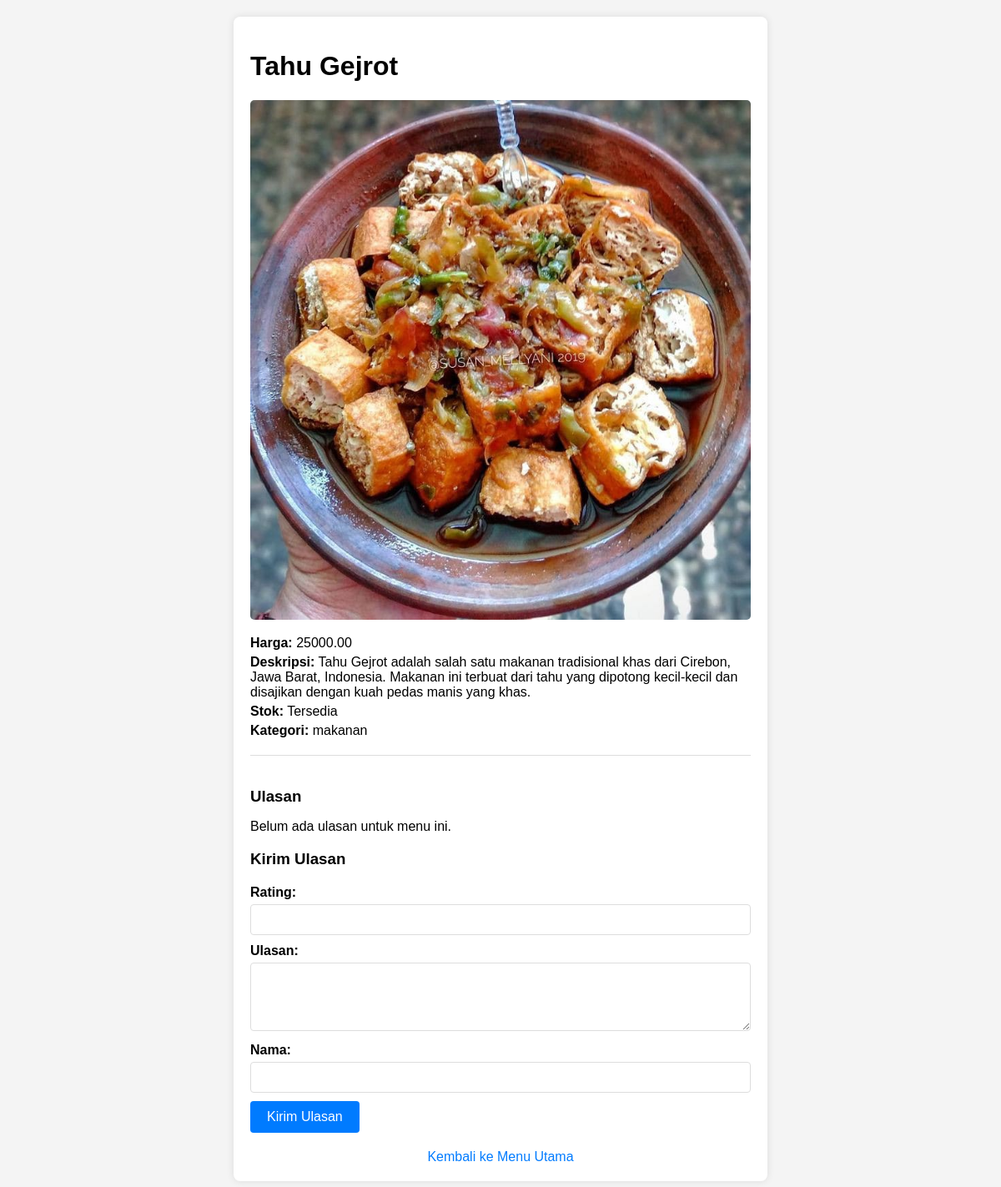
The page /user/detail_menu.php?id=menu-1717750936 on the database its author committed.
### tables this page shows
CREATE TABLE `menus` (
  `id` varchar(255) NOT NULL,
  `nama` varchar(100) NOT NULL,
  `harga` decimal(10,2) NOT NULL,
  `deskripsi` text NOT NULL,
  `image_url` varchar(255) NOT NULL,
  `stok` int(11) NOT NULL,
  `kategori` enum('makanan','minuman') NOT NULL,
  `status` tinyint(1) NOT NULL DEFAULT 1,
  `admin_id` varchar(255) NOT NULL
);

### user/detail_menu.php (the view, shortened to what this page needs)
<?php
include '../config/db.php';
$menu_id = $_GET['id'];
$stmt_menu = $pdo->prepare("SELECT * FROM menus WHERE id = ?");
$stmt_menu->execute([$menu_id]);
$menu = $stmt_menu->fetch(PDO::FETCH_ASSOC);
$stmt_reviews = $pdo->prepare("SELECT * FROM reviews WHERE menu_id = ? AND status = 1");
$stmt_reviews->execute([$menu_id]);
$reviews = $stmt_reviews->fetchAll(PDO::FETCH_ASSOC);
?>
<!DOCTYPE html>
<html>
<head>
</head>
<body>
<div class="container">
    <div class="menu-info">
        <h1><?= htmlspecialchars($menu['nama']) ?></h1>
        <img src="<?= base_image_url . $menu['image_url'] ?>" alt="<?= $menu['nama'] ?>">
        <p><strong>Harga:</strong> <?= htmlspecialchars($menu['harga']) ?></p>
        <p><strong>Deskripsi:</strong> <?= htmlspecialchars($menu['deskripsi']) ?></p>
        <p><strong>Stok:</strong> <?= htmlspecialchars($menu['stok']) ? 'Tersedia' : 'Kosong' ?></p>
        <p><strong>Kategori:</strong> <?= htmlspecialchars($menu['kategori']) ?></p>
    </div>
    <div class="ulasan">
        <h3>Ulasan</h3>
        <?php if (empty($reviews)): ?>
            <p>Belum ada ulasan untuk menu ini.</p>
        <?php endif; ?>
        <h3>Kirim Ulasan</h3>
        <form method="post">
            <label for="rating">Rating:</label>
            <input type="number" id="rating" name="rating" min="1" max="5" required>
            <label for="ulasan">Ulasan:</label>
            <textarea id="ulasan" name="ulasan" rows="4" required></textarea>
            <label for="nama">Nama:</label>
            <input type="text" id="nama" name="nama" required>
            <button type="submit" name="submit">Kirim Ulasan</button>
        </form>
    </div>
    <a href="index.php" class="back-link">Kembali ke Menu Utama</a>
</div>
</body>
</html>

### user/detail_menu.php (style rules this page uses)
body { font-family: Arial, sans-serif; margin: 0; padding: 0; background-color: #f4f4f4; }
.container { max-width: 600px; margin: 20px auto; background-color: #fff; padding: 20px; border-radius: 8px; box-shadow: 0 0 10px rgba(0, 0, 0, 0.1); }
.menu-info img { max-width: 100%; height: auto; border-radius: 5px; margin-bottom: 10px; }
.menu-info p { margin: 5px 0; }
.ulasan { border-top: 1px solid #ddd; padding-top: 20px; margin-top: 20px; }
.ulasan h3 { margin-bottom: 10px; }
.back-link { display: block; margin-top: 20px; text-align: center; color: #007bff; text-decoration: none; }
form { margin-top: 20px; }
form label { display: block; margin-bottom: 5px; font-weight: bold; }
form input[type="number"], form input[type="text"], form textarea { width: 100%; padding: 10px; margin-bottom: 10px; border: 1px solid #ddd; border-radius: 4px; box-sizing: border-box; font-family: Arial, sans-serif; }
form button { background-color: #007bff; color: white; border: none; padding: 10px 20px; border-radius: 4px; cursor: pointer; font-size: 16px; font-family: Arial, sans-serif; transition: background-color 0.3s ease; }

### rows shown on the page
menus: nama "Tahu Gejrot", image_url (picture), harga "25000.00", deskripsi "Tahu Gejrot adalah salah satu makanan tradisional khas dari Cirebon, Jawa Barat, Indonesia. Makanan ini terbuat dari tahu yang dipotong kecil-kecil dan disajikan dengan kuah pedas manis yang khas.", kategori "makanan"
